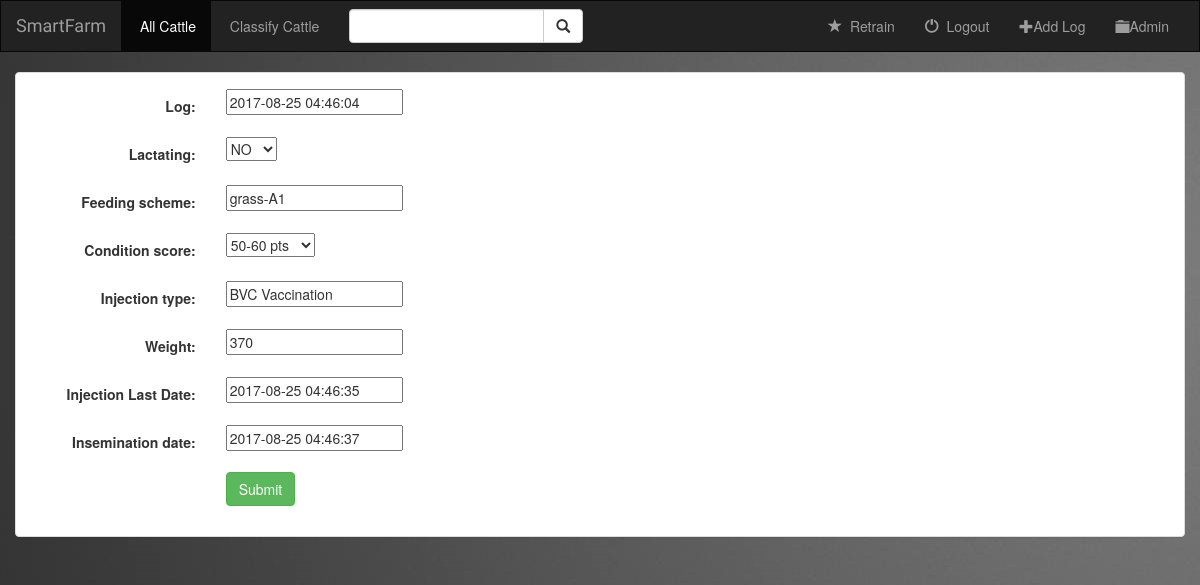
The page /cow/2/ on the database its author committed.
### face/models.py (models this page shows, shortened)
class CattleLog(models.Model):
    NO = 'NO'
    YES = 'YES'
    A = ' 1-10 pts '
    B = '10-20 pts'
    C = '20-30 pts'
    D = '30-40 pts'
    E = '50-60 pts'
    F = '60-70 pts'
    G = '70-80 pts'
    H = '80-90 pts'
    I = '90-100 pts'
    LAC_CHOICES = (
        (NO, 'NO'),
        (YES, 'YES'),
    )
    PTS_CHOICES = (
        (A, ' 1-10 pts'),
        (B, '10-20 pts'),
        (C, '20-30 pts'),
        (D, '30-40 pts'),
        (E, '50-60 pts'),
        (F, '60-70 pts'),
        (G, '70-80 pts'),
        (G, '70-80 pts'),
        (H, '80-90 pts'),
        (I, '90-100 pts'),
    )
    cow = models.ForeignKey(Cow, on_delete=models.CASCADE)
    log = models.DateTimeField()
    birth_date = models.DateField()  # this must go in the cow model as it is a constant
    description = models.CharField(max_length=100000)
    lactating = models.CharField(max_length=15, choices=LAC_CHOICES,
        default=NO)
    feeding_scheme = models.CharField(max_length=100)
    condition_score = models.CharField(max_length=15, choices=PTS_CHOICES,
        default=A)
    injection_type = models.CharField(max_length=100)
    weight = models.PositiveSmallIntegerField(default=0)
    injection_Last_Date = models.DateTimeField()
    insemination_date = models.DateTimeField()

### face/views.py (the view)
# urls.py: url(r'cow/(?P<pk>[0-9])/$', views.CowUpdate.as_view(), name='cow-update'),
class CowUpdate(UpdateView):
    model = CattleLog
    fields = ['log','lactating','feeding_scheme','condition_score', 'injection_type', 'weight', 'injection_Last_Date', 'insemination_date' ]

### face/templates/face/cattlelog_form.html (shortened to what this page needs)
{% extends 'face/base.html' %}
{% block cattle_active %}active{% endblock %}
{% block body %}
<div class="container-fluid">
    <div class="row">
        <div class="col-sm-12 col-md-37">
            <div class="panel panel-default">
                <div class="panel-body">
                    <form class="form-horizontal" action="" method="post" enctype="multipart/form-data">
                        {% include 'face/form-template.html' %}
                        <div class="form-group">
                            <div class="col-sm-offset-2 col-sm-10">
                                <button type="submit" class="btn btn-success">Submit</button>
                            </div>
                        </div>
                    </form>
                </div>
            </div>
        </div>
    </div>
</div>
{% endblock %}

### face/templates/face/form-template.html (shortened to what this page needs)
{% for field in form %}
    <div class="form-group">
        <div class="col-sm-offset-2 col-sm-10">
        </div>
        <label class="control-label col-sm-2">{{ field.label_tag }}</label>
        <div class="col-sm-10">{{ field  }}</div>
    </div>
{% endfor %}

### face/static/face/style.css (style rules this page uses)
body { background: white url("images/background.png"); }

### rows shown on the page
CattleLog: form "2017-08-25 04:46:04" "NO" "grass-A1" "50-60 pts" "BVC Vaccination" "370" "2017-08-25 04:46:35" "2017-08-25 04:46:37"

### other values the page prints
{{ field.label_tag }} "Log:" "Lactating:" "Feeding scheme:" "Condition score:" "Injection type:" "Weight:" "Injection Last Date:" "Insemination date:"
